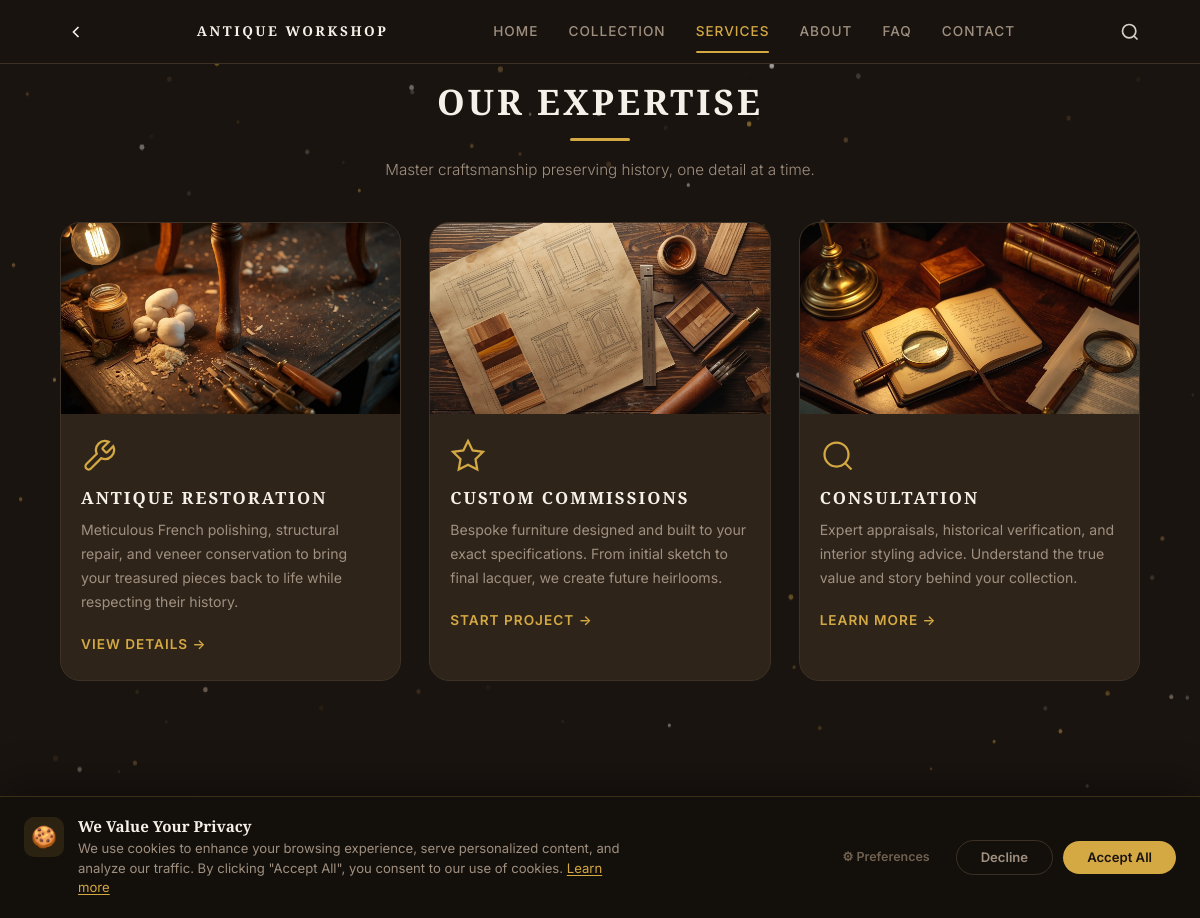
/services.php, run on the app's committed database.
### tables this page shows
CREATE TABLE IF NOT EXISTS `services` (
    `id` INT AUTO_INCREMENT PRIMARY KEY,
    `title` VARCHAR(255) NOT NULL,
    `description` TEXT NOT NULL,
    `image_path` VARCHAR(255) NOT NULL,
    `alt_text` VARCHAR(255) DEFAULT '',
    `icon_svg` TEXT,
    `cta_text` VARCHAR(100) NOT NULL DEFAULT 'Learn More →',
    `cta_link` VARCHAR(255) NOT NULL DEFAULT 'contact.php',
    `display_order` INT NOT NULL DEFAULT 0,
    `is_active` TINYINT(1) NOT NULL DEFAULT 1,
    `created_at` DATETIME DEFAULT CURRENT_TIMESTAMP
);

### services.php (the view, shortened to what this page needs)
<?php
$db = getDB();
$services = $db->query("SELECT * FROM services WHERE is_active = 1 ORDER BY display_order ASC")->fetchAll();
require_once 'includes/header.php';
?>
    <section class="page-hero fade-up">
        <h1>Our Expertise</h1>
        <span class="underline-accent"></span>
        <p class="section-subtitle mt-2" style="margin: 16px auto 0;">Master craftsmanship preserving history, one detail at a time.</p>
    </section>
    <div class="services-list stagger-children">
        <?php foreach ($services as $service): ?>
        <article class="service-card fade-up">
            <img class="service-image" src="<?php echo htmlspecialchars($service['image_path']); ?>" alt="<?php echo htmlspecialchars($service['alt_text']); ?>" loading="lazy">
            <div class="service-body">
                <div class="service-icon">
                    <?php echo $service['icon_svg']; ?>
                </div>
                <h3><?php echo htmlspecialchars($service['title']); ?></h3>
                <p><?php echo htmlspecialchars($service['description']); ?></p>
                <a href="<?php echo htmlspecialchars($service['cta_link']); ?>" class="cta-link"><?php echo htmlspecialchars($service['cta_text']); ?></a>
            </div>
        </article>
        <?php endforeach; ?>
    </div>
<?php require_once 'includes/footer.php'; ?>

### css/style.css (style rules this page uses)
:root { --bg-primary: #1a1410; --bg-secondary: #2a2018; --bg-card: #2e2419; --bg-input: #352c20; --accent: #d4a843; --accent-hover: #e6bc5a; --accent-dim: rgba(212, 168, 67, 0.15); --text-primary: #f5f0e8; --text-secondary:#a09080; --text-muted: #706050; --border-color: #3d3225; --overlay: rgba(20, 16, 10, 0.7); --font-heading: 'Playfair Display', Georgia, serif; --font-body: 'Inter', -apple-system, Helvetica, Arial, sans-serif; --section-pad: 60px 20px; --container-max: 1200px; --radius-sm: 8px; --radius-md: 14px; --radius-lg: 20px; --ease: cubic-bezier(0.4, 0, 0.2, 1); --duration: 0.35s; }
*, *::before, *::after { margin: 0; padding: 0; box-sizing: border-box; }
html { scroll-behavior: smooth; -webkit-text-size-adjust: 100%; }
body { font-family: var(--font-body); font-size: 15px; line-height: 1.65; color: var(--text-primary); background-color: var(--bg-primary); -webkit-font-smoothing: antialiased; padding-bottom: 70px; }
img { max-width: 100%; height: auto; display: block; }
a { color: var(--accent); text-decoration: none; transition: color var(--duration) var(--ease); }
h1, h2, h3, h4, h5, h6 { font-family: var(--font-heading); font-weight: 600; line-height: 1.2; color: var(--text-primary); }
h1 { font-size: clamp(2rem, 6vw, 3.5rem); }
h3 { font-size: clamp(1.2rem, 3vw, 1.6rem); }
.section-subtitle { font-family: var(--font-body); font-weight: 300; color: var(--text-secondary); font-size: 0.95rem; max-width: 500px; }
.page-hero { position: relative; padding: 80px 20px 40px; text-align: center; }
.page-hero h1 { text-transform: uppercase; letter-spacing: 3px; font-size: clamp(1.4rem, 5vw, 2.2rem); }
.page-hero .underline-accent { display: block; width: 60px; height: 3px; background: var(--accent); margin: 16px auto 0; border-radius: 2px; }
.cta-link { display: inline-flex; align-items: center; gap: 6px; font-weight: 600; font-size: 0.85rem; text-transform: uppercase; letter-spacing: 1px; color: var(--accent); }
section { padding: var(--section-pad); }
.services-list { display: flex; flex-direction: column; gap: 32px; padding: 0 20px 40px; }
.service-card { background: var(--bg-card); border-radius: var(--radius-lg); overflow: hidden; border: 1px solid var(--border-color); transition: transform var(--duration) var(--ease); }
.service-card .service-image { width: 100%; aspect-ratio: 16/9; object-fit: cover; }
.service-card .service-body { padding: 24px 20px; overflow: hidden; }
.service-card h3 { text-transform: uppercase; letter-spacing: 2px; font-size: 1.05rem; margin-bottom: 10px; word-wrap: break-word; overflow-wrap: break-word; }
.service-card p { color: var(--text-secondary); font-size: 0.88rem; margin-bottom: 16px; line-height: 1.7; word-wrap: break-word; overflow-wrap: break-word; }
.service-icon { width: 36px; height: 36px; margin-bottom: 14px; color: var(--accent); }
.service-icon svg { width: 100%; height: 100%; }
.fade-up { opacity: 0; transform: translateY(30px); transition: opacity 0.6s var(--ease), transform 0.6s var(--ease); }
@media (min-width: 768px) { body { font-size: 16px; padding-bottom: 0; } }
@media (min-width: 768px) { section { padding: 80px 40px; } }
@media (min-width: 768px) { .services-list { padding: 0 40px 60px; } }
@media (min-width: 1024px) { section { padding: 100px 60px; } }
@media (min-width: 1024px) { .services-list { display: grid; grid-template-columns: repeat(3, 1fr); gap: 28px; padding: 0 60px 80px; } }
.mt-2 { margin-top: 20px; }

### data on the page
services: image_path (picture), title "ANTIQUE RESTORATION", description "Meticulous French polishing, structural repair, and veneer conservation to bring your treasured pieces back to life while respecting their history.", cta_text "VIEW DETAILS →"
services: image_path (picture), title "CUSTOM COMMISSIONS", description "Bespoke furniture designed and built to your exact specifications. From initial sketch to final lacquer, we create future heirlooms.", cta_text "START PROJECT →"
services: image_path (picture), title "CONSULTATION", description "Expert appraisals, historical verification, and interior styling advice. Understand the true value and story behind your collection.", cta_text "LEARN MORE →"
